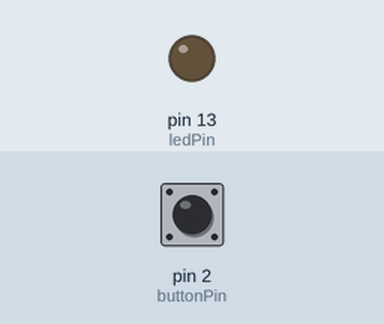
Recording of a sketch running on a simulated Arduino Uno, built with avr-gcc and run on an emulated ATmega328P. Parts: output pins drawn as LEDs (lit = HIGH). Dashed ring = blinking. The inputs (shaded band) are chosen by the test bench; at power-on: pin 2 (buttonPin) LOW. What the sketch prints to the serial monitor is not drawn.

Above: at 1.2 s.
1.3 s: pin 2 (buttonPin) pulled HIGH for 1 s
At 3.1 s:
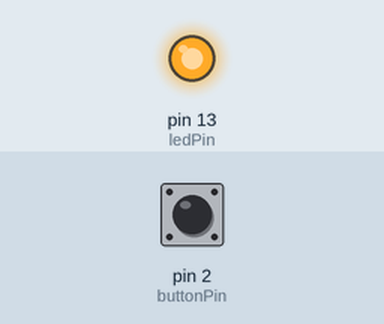
3.8 s: pin 2 (buttonPin) pulled HIGH for 0.15 s
At 4.4 s:
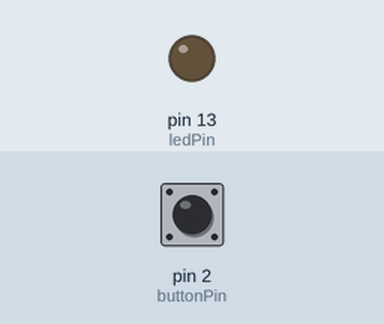
5.5 s: pin 2 (buttonPin) pulled HIGH for 3.2 s
At 5.8 s:
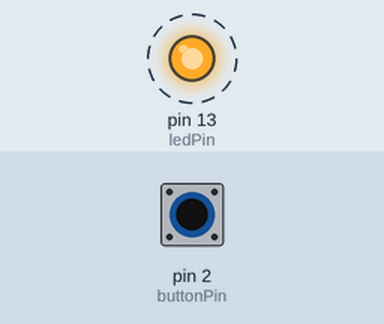
Timing chart, 0 to 10.2 s (numbered marks = the images above; inputs shaded):
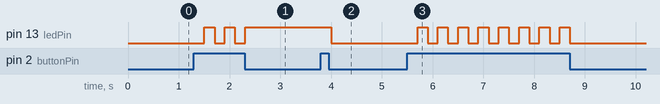

Measured:
- after the input at 1.3 s, pin 13 (ledPin): alternates HIGH for 0.20 s and LOW for 0.20 s, 5 changes in all, then stays HIGH, starting after 0.21 s
- after the input at 3.8 s, pin 13 (ledPin): HIGH → LOW after 0.20 s
- after the input at 5.5 s, pin 13 (ledPin): alternates HIGH for 0.20 s and LOW for 0.20 s, 16 changes in all, then stays LOW, starting after 0.20 s

The sketch:

INITHardware_Cohort2.ino
```cpp
//Variables that won't change
const int buttonPin = 2;
const int ledPin = 13;
//Variables that will change
int buttonState = 0;
int ledState = 0;

void setup() {
  // put your setup code here, to run once:

  //Set up serial communication in 9600 bauds
  Serial.begin(9600);

  //We tell Arduino to read data from pin 2
  pinMode(buttonPin, INPUT);
  pinMode(ledPin, OUTPUT);
}

void loop() {
  // put your main code here, to run repeatedly:

  //Read the value from button and store it in buttonState variable
  buttonState = digitalRead(buttonPin);

  //Print the value read from button to monitor
  Serial.println(buttonState);


  if(buttonState == HIGH) {

    if(ledState == 1){
    ledState = 0;
    }
    else{
      ledState = 1;
    }

    delay(200);
  }

  digitalWrite(ledPin, ledState);

}
```
